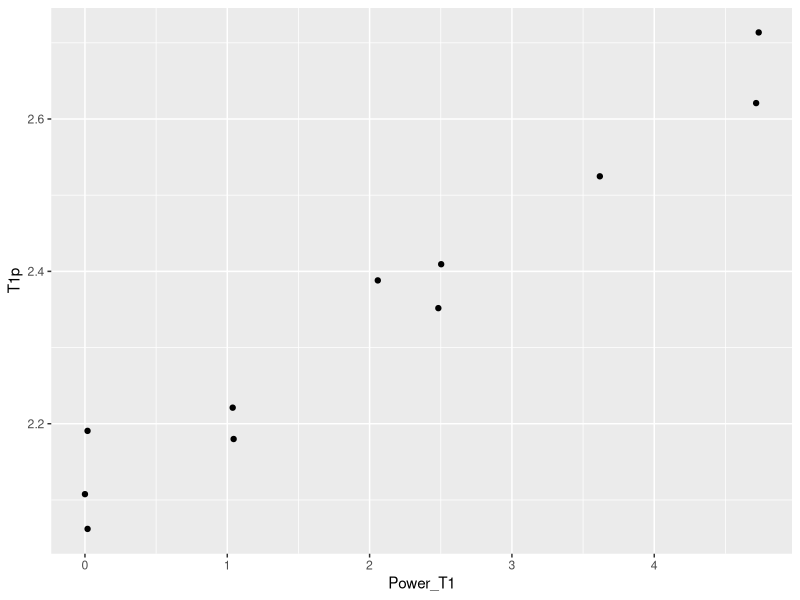
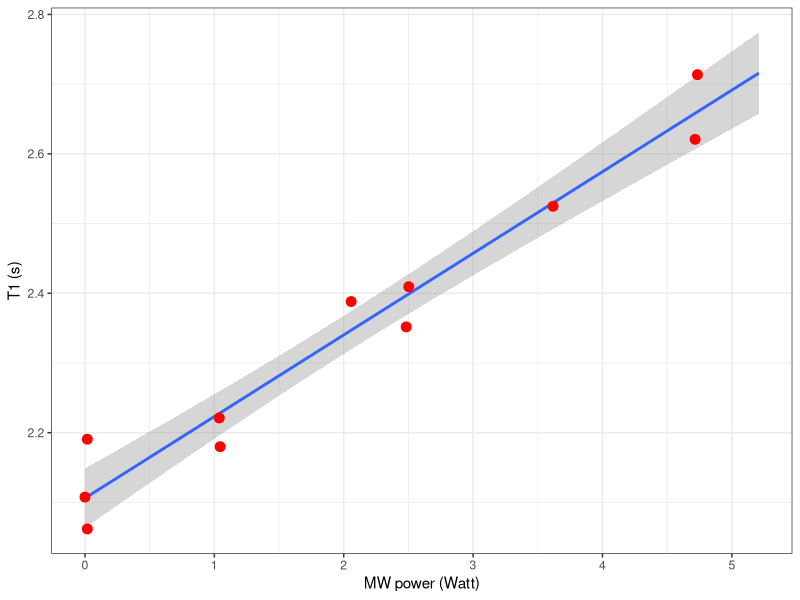
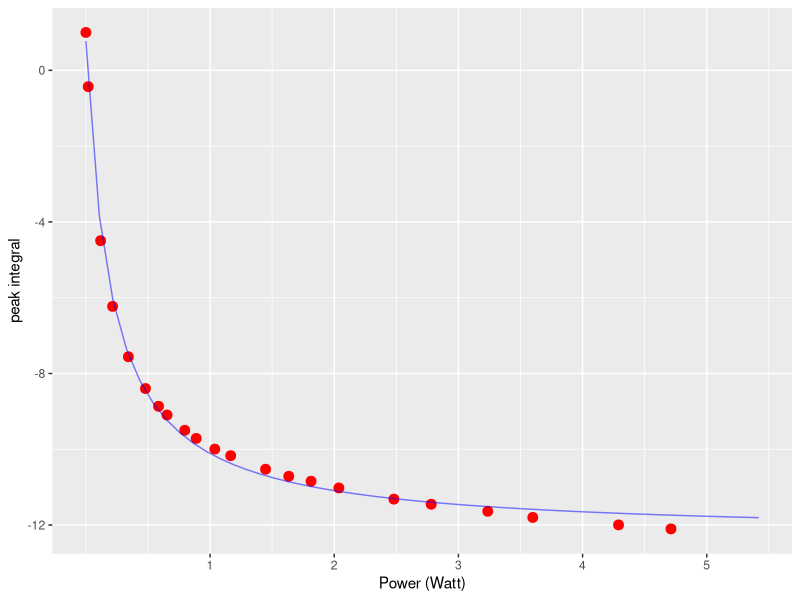

Generate these figures, in order, with R:
## ---- chunk 1
library(ggplot2) #library for plotting
## ---- chunk 2
setwd("~/Documents/Programs/ODNP_Analysis/Rstudio")
#load Emax data 
df_Emax=read.csv(file="Emax.csv", header=TRUE, sep=',')
names(df_Emax)=c("Power","Integral")

df_Emax$Integral <- df_Emax$Integral/df_Emax$Integral[[1]] # normalization
MaxPower <- df_Emax$Power[length(df_Emax$Power)]

#load power vs T1 data
df_T1=read.csv(file="PowerVsT1.csv", header=TRUE, sep=',')
names(df_T1)=c("Power_T1","T1p", "T1p_error")

#T1_data
df_T1p <- df_T1[1:(length(df_T1$T1p)-1),]
MaxPower_T1 <- max(df_T1p$Power_T1)

#T10_data
T10 <- df_T1$T1p[length(df_T1$T1p)]
T10_SD <- df_T1$T1p_error[length(df_T1$T1p)]
## ---- chunk 3
ggplot(data=df_T1p, aes(x=Power_T1, y=T1p)) + geom_point()

lm.cor = cor(df_T1p$Power_T1,df_T1p$T1p) # linear correlation

# if linear correlation <0.9, use 2nd order polynomial fit
if(lm.cor > 0.9){
   lmfit = lm(T1p~Power_T1, data=df_T1p)
} else {
   lmfit = lm(T1p ~ poly(Power_T1, 2, raw=TRUE), data=df_T1p)
}

#summary(lmfit)

# simulated predicted profile at estimated parameter values
power_x <- data.frame(Power_T1=seq(0, MaxPower_T1*1.1, MaxPower_T1*1.1/50))
fitted.T1data <- predict(lmfit, newdata=power_x, se.fit = TRUE)

power_x$lci <- fitted.T1data$fit - 1.96 * fitted.T1data$se.fit
power_x$fit <- fitted.T1data$fit
power_x$uci <- fitted.T1data$fit + 1.96 * fitted.T1data$se.fit

ggplot(power_x, aes(x = Power_T1, y = fit)) +
  theme_bw() +
  geom_line() +
  geom_smooth(aes(ymin = lci, ymax = uci), stat = "identity") +
  geom_point(data=df_T1p, aes(x=Power_T1, y=T1p), color="red", size=3) +
  xlab("MW power (Watt)") +
  ylab("T1 (s)")

## ---- chunk 4
# function for NMR enhancement
f_E <- function(I0, A, B, P) {
    I0 - A*P/(1 + B*P)
}
# function for Emax
f_Emax <- function(I0, A, B){
    I0 - A/B  
}

fit_E <- nls(Integral~f_E(I0, A, B, Power), data=df_Emax, start=list(I0 =1, A=1, B=1))
#summary(fit_E)
parameter.est <- as.list(coef(fit_E))

## ---- chunk 5
# simulated predicted profile at estimated parameter values
power_fitted <- seq(0, MaxPower*1.15, MaxPower*1.15/50)
fitted.data <- data.frame(x=power_fitted, y=predict(fit_E, list(Power = power_fitted )))

# plot
ggplot(df_Emax,aes(x=Power,y=Integral)) + geom_point(color="red", size=3) + scale_x_continuous(breaks=1:10) + xlab("Power (Watt)")+ylab("peak integral") + geom_line(data = fitted.data, aes(x=x, y=y), color ='blue', alpha=.5) 

# Emax data and standard deviation of Emax

Emax <- f_Emax(parameter.est$I0, parameter.est$A, parameter.est$B)

message("Emax = ", round(Emax, digits=3)) 

#I0 <- summary(fit_Emax)$coef[[1]]
#A <- summary(fit_Emax)$coef[[2]]
#B <- summary(fit_Emax)$coef[[2]]
#I0_SD <- summary(fit_Emax)$coef[[4]]
#A_SD <-summary(fit_Emax)$coef[[5]]
#B_SD <- summary(fit_Emax)$coef[[6]]

#Emax_SD <- ((D(expression(I0 - A/B), "I0")*summary(fit_Emax)$coef[[4]])^2 #+(D(expression(I0 - A/B), "A")*summary(fit_Emax)$coef[[5]])^2 +(D(expression(I0 - A/B), #"B")*summary(fit_Emax)$coef[[6]])^2)^0.5

#f_E_SD <- function(I0, A, B) {
#  ((D(expression(I0 - A/B), "I0")*I0_SD)^2 +(D(expression(I0 - A/B), "A")*A_SD)^2 #+(D(expression(I0 - A/B), "B")*B_SD)^2)^0.5
#}

